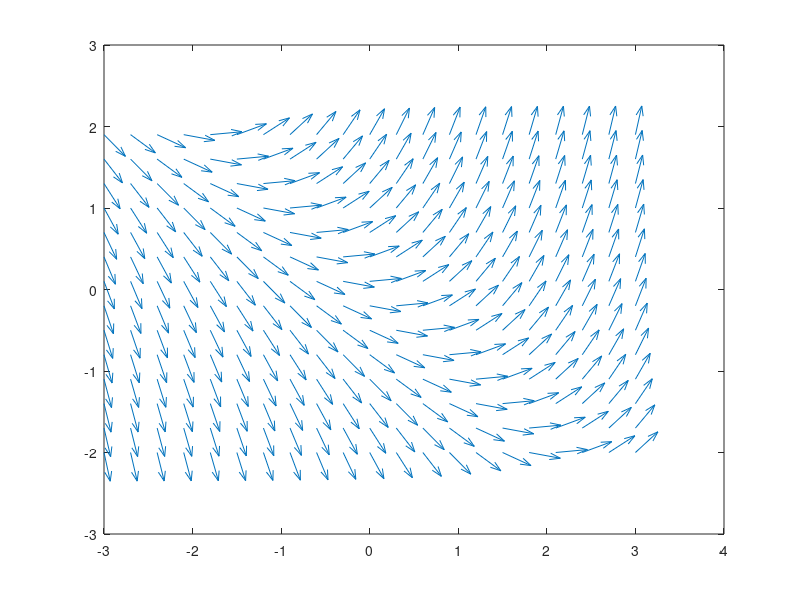

Reproduce this figure in MATLAB.
%% slopefield.m
% Chris Miles, 9/1/2015
% Demonstration for Math 2250
%%%%%%%%%%%%%%%%%%%%%%%%%%%%%%

% In this file, I'll demonstrate how to plot a slope field using MATLAB.
% For simplicity, let's take y'=x+y. 

% We first need to tell MATLAB which x and y values we want to plot over.
% To do so, we'll make a "grid" of x,y values using the command 
% meshgrid(a:k:b, c:j:d), where a,b are the highest and lowest x values
% and will be plotted at increments of of k, and similar for c,d being the
% range of y values.

[x,y] = meshgrid(-3:.3:3, -2:.3:2);
% we'll particularly take x to range from -3 to 3 and plot every .3, and
% take y from -2 to to 2 and plot every .3. If you want more lines, make
% the increment SMALLER. 

dy = x+y; % this is just our differential equation, f(x,y)

dx = ones(size(dy)); 

% to explain why dx is "one", just think of the fractional form
% dy    f(x,y)
% -- =  -------
% dx      1
% 
% which is exactly our ODE, thus we can think of dy=f, dx =1. This also
% happens to be the required form for the function we're going to use,
% called quiver. 

% quiver (get it? it draws arrows) is the slope field command it MATLAB
% it takes input of the form quiver(x,y, dx,dy)

quiver(x,y, dx,dy);

% we could be done here, but I think that the plot is ugly. quiver thinks
% that it is being useful and makes the arrows bigger or smaller depending
% on how big dy/dx is. I think it looks better if all the arrows are the
% same size, so we will make them all unit vectors (remember this from calc
% 2?) by dividing by their size. 

dy_unit = dy./sqrt(dx.^2+dy.^2);
dx_unit = dx./sqrt(dx.^2+dy.^2);

quiver(x,y, dx_unit,dy_unit);
% this makes a much prettier picture. 
